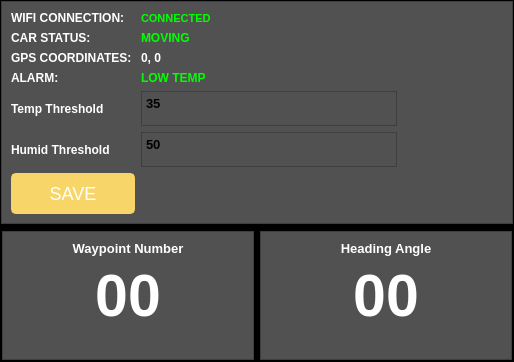
                <widget class="QFrame" name="frame_4">
                 <property name="minimumSize">
                  <size>
                   <width>100</width>
                   <height>0</height>
                  </size>
                 </property>
                 <property name="styleSheet">
                  <string notr="true">background-color: rgb(0,0, 0)</string>
                 </property>
                 <property name="frameShape">
                  <enum>QFrame::StyledPanel</enum>
                 </property>
                 <property name="frameShadow">
                  <enum>QFrame::Raised</enum>
                 </property>
                 <layout class="QVBoxLayout" name="verticalLayout_2">
                  <property name="leftMargin">
                   <number>0</number>
                  </property>
                  <property name="topMargin">
                   <number>0</number>
                  </property>
                  <property name="rightMargin">
                   <number>0</number>
                  </property>
                  <property name="bottomMargin">
                   <number>0</number>
                  </property>
                  <item>
                   <widget class="QFrame" name="frame_12">
                    <property name="styleSheet">
                     <string notr="true">background-color: rgba(81,81,81,255)
</string>
                    </property>
                    <property name="frameShape">
                     <enum>QFrame::StyledPanel</enum>
                    </property>
                    <property name="frameShadow">
                     <enum>QFrame::Raised</enum>
                    </property>
                    <layout class="QGridLayout" name="gridLayout_7">
                     <item row="6" column="0">
                      <widget class="QPushButton" name="pushButton_6">
                       <property name="styleSheet">
                        <string notr="true">QPushButton {
    background-color: #f8d568;
    border: 2px solid #f8d568;
    color: white;
    font-size: 18px;
    padding: 8px 16px;
    border-radius: 5px;
}

QPushButton:hover {
    background-color: #ffe06b;
    border: 2px solid #ffe06b;
    color: black;
}

QPushButton:pressed {
    background-color: #ffc107;
    border: 2px solid #ffc107;
    color: white;
    padding-top: 10px;
    padding-bottom: 6px;
}</string>
                       </property>
                       <property name="text">
                        <string>SAVE</string>
                       </property>
                      </widget>
                     </item>
                     <item row="6" column="1">
                      <widget class="QLabel" name="label_60">
                       <property name="minimumSize">
                        <size>
                         <width>100</width>
                         <height>0</height>
                        </size>
                       </property>
                       <property name="font">
                        <font>
                         <weight>75</weight>
                         <bold>true</bold>
                        </font>
                       </property>
                       <property name="styleSheet">
                        <string notr="true">color:rgb(255, 255, 255)</string>
                       </property>
                       <property name="text">
                        <string/>
                       </property>
                      </widget>
                     </item>
                     <item row="4" column="0">
                      <widget class="QLabel" name="label_58">
                       <property name="font">
                        <font>
                         <weight>75</weight>
                         <bold>true</bold>
                        </font>
                       </property>
                       <property name="styleSheet">
                        <string notr="true">color:rgb(255, 255, 255)</string>
                       </property>
                       <property name="text">
                        <string>Temp Threshold</string>
                       </property>
                      </widget>
                     </item>
                     <item row="5" column="0">
                      <widget class="QLabel" name="label_59">
                       <property name="font">
                        <font>
                         <weight>75</weight>
                         <bold>true</bold>
                        </font>
                       </property>
                       <property name="styleSheet">
                        <string notr="true">color:rgb(255, 255, 255)</string>
                       </property>
                       <property name="text">
                        <string>Humid Threshold</string>
                       </property>
                      </widget>
                     </item>
                     <item row="2" column="1">
                      <widget class="QLabel" name="label_40">
                       <property name="font">
                        <font>
                         <weight>75</weight>
                         <bold>true</bold>
                        </font>
                       </property>
                       <property name="styleSheet">
                        <string notr="true">color:rgb(255, 255, 255)</string>
                       </property>
                       <property name="text">
                        <string>0, 0</string>
                       </property>
                      </widget>
                     </item>
                     <item row="0" column="0" alignment="Qt::AlignLeft|Qt::AlignVCenter">
                      <widget class="QLabel" name="label_23">
                       <property name="font">
                        <font>
                         <weight>75</weight>
                         <bold>true</bold>
                        </font>
                       </property>
                       <property name="styleSheet">
                        <string notr="true">color:rgb(255, 255, 255);</string>
                       </property>
                       <property name="text">
                        <string>WIFI CONNECTION: </string>
                       </property>
                      </widget>
                     </item>
                     <item row="1" column="0" alignment="Qt::AlignLeft">
                      <widget class="QLabel" name="label_24">
                       <property name="font">
                        <font>
                         <weight>75</weight>
                         <bold>true</bold>
                        </font>
                       </property>
                       <property name="styleSheet">
                        <string notr="true">color:rgb(255, 255, 255)</string>
                       </property>
                       <property name="text">
                        <string>CAR STATUS: </string>
                       </property>
                      </widget>
                     </item>
                     <item row="0" column="1" alignment="Qt::AlignLeft">
                      <widget class="QLabel" name="label_38">
                       <property name="font">
                        <font>
                         <family>MS Shell Dlg 2</family>
                         <pointsize>8</pointsize>
                         <weight>75</weight>
                         <italic>false</italic>
                         <bold>true</bold>
                        </font>
                       </property>
                       <property name="styleSheet">
                        <string notr="true">color: rgb(0, 255, 0);</string>
                       </property>
                       <property name="text">
                        <string>CONNECTED</string>
                       </property>
                      </widget>
                     </item>
                     <item row="2" column="0" alignment="Qt::AlignLeft">
                      <widget class="QLabel" name="label_25">
                       <property name="font">
                        <font>
                         <weight>75</weight>
                         <bold>true</bold>
                        </font>
                       </property>
                       <property name="styleSheet">
                        <string notr="true">color:rgb(255, 255, 255)</string>
                       </property>
                       <property name="text">
                        <string>GPS COORDINATES: </string>
                       </property>
                      </widget>
                     </item>
                     <item row="1" column="1">
                      <widget class="QLabel" name="label_39">
                       <property name="font">
                        <font>
                         <weight>75</weight>
                         <bold>true</bold>
                        </font>
                       </property>
                       <property name="styleSheet">
                        <string notr="true">color:rgb(0, 255, 0)</string>
                       </property>
                       <property name="text">
                        <string>MOVING</string>
                       </property>
                      </widget>
                     </item>
                     <item row="3" column="0">
                      <widget class="QLabel" name="label_56">
                       <property name="font">
                        <font>
                         <weight>75</weight>
                         <bold>true</bold>
                        </font>
                       </property>
                       <property name="styleSheet">
                        <string notr="true">color:rgb(255, 255, 255)</string>
                       </property>
                       <property name="text">
                        <string>ALARM: </string>
                       </property>
                      </widget>
                     </item>
                     <item row="3" column="1">
                      <widget class="QLabel" name="label_57">
                       <property name="font">
                        <font>
                         <weight>75</weight>
                         <bold>true</bold>
                        </font>
                       </property>
                       <property name="styleSheet">
                        <string notr="true">color:rgb(0, 255, 0)</string>
                       </property>
                       <property name="text">
                        <string>LOW TEMP</string>
                       </property>
                      </widget>
                     </item>
                     <item row="4" column="1">
                      <widget class="QTextEdit" name="textEdit_2">
                       <property name="maximumSize">
                        <size>
                         <width>16777215</width>
                         <height>35</height>
                        </size>
                       </property>
                       <property name="font">
                        <font>
                         <pointsize>10</pointsize>
                         <weight>75</weight>
                         <bold>true</bold>
                        </font>
                       </property>
                       <property name="styleSheet">
                        <string notr="true">color:rgb(0, 0, 0);</string>
                       </property>
                       <property name="html">
                        <string>&lt;!DOCTYPE HTML PUBLIC &quot;-//W3C//DTD HTML 4.0//EN&quot; &quot;http://www.w3.org/TR/REC-html40/strict.dtd&quot;&gt;
&lt;html&gt;&lt;head&gt;&lt;meta name=&quot;qrichtext&quot; content=&quot;1&quot; /&gt;&lt;style type=&quot;text/css&quot;&gt;
p, li { white-space: pre-wrap; }
&lt;/style&gt;&lt;/head&gt;&lt;body style=&quot; font-family:'MS Shell Dlg 2'; font-size:10pt; font-weight:600; font-style:normal;&quot;&gt;
&lt;p style=&quot; margin-top:0px; margin-bottom:0px; margin-left:0px; margin-right:0px; -qt-block-indent:0; text-indent:0px;&quot;&gt;35&lt;/p&gt;&lt;/body&gt;&lt;/html&gt;</string>
                       </property>
                      </widget>
                     </item>
                     <item row="5" column="1">
                      <widget class="QTextEdit" name="textEdit_3">
                       <property name="maximumSize">
                        <size>
                         <width>16777215</width>
                         <height>35</height>
                        </size>
                       </property>
                       <property name="styleSheet">
                        <string notr="true">color:rgb(0, 0, 0);</string>
                       </property>
                       <property name="html">
                        <string>&lt;!DOCTYPE HTML PUBLIC &quot;-//W3C//DTD HTML 4.0//EN&quot; &quot;http://www.w3.org/TR/REC-html40/strict.dtd&quot;&gt;
&lt;html&gt;&lt;head&gt;&lt;meta name=&quot;qrichtext&quot; content=&quot;1&quot; /&gt;&lt;style type=&quot;text/css&quot;&gt;
p, li { white-space: pre-wrap; }
&lt;/style&gt;&lt;/head&gt;&lt;body style=&quot; font-family:'MS Shell Dlg 2'; font-size:7.8pt; font-weight:400; font-style:normal;&quot;&gt;
&lt;p style=&quot; margin-top:0px; margin-bottom:0px; margin-left:0px; margin-right:0px; -qt-block-indent:0; text-indent:0px;&quot;&gt;&lt;span style=&quot; font-size:10pt; font-weight:600;&quot;&gt;50&lt;/span&gt;&lt;/p&gt;&lt;/body&gt;&lt;/html&gt;</string>
                       </property>
                      </widget>
                     </item>
                     <item row="5" column="2">
                      <widget class="QLabel" name="label_61">
                       <property name="minimumSize">
                        <size>
                         <width>100</width>
                         <height>0</height>
                        </size>
                       </property>
                       <property name="font">
                        <font>
                         <weight>75</weight>
                         <bold>true</bold>
                        </font>
                       </property>
                       <property name="styleSheet">
                        <string notr="true">color:rgb(255, 255, 255)</string>
                       </property>
                       <property name="text">
                        <string/>
                       </property>
                      </widget>
                     </item>
                    </layout>
                   </widget>
                  </item>
                  <item>
                   <widget class="QFrame" name="frame_11">
                    <property name="styleSheet">
                     <string notr="true">background-color: rgb(0, 0, 0)</string>
                    </property>
                    <property name="frameShape">
                     <enum>QFrame::StyledPanel</enum>
                    </property>
                    <property name="frameShadow">
                     <enum>QFrame::Raised</enum>
                    </property>
                    <layout class="QHBoxLayout" name="horizontalLayout_3">
                     <property name="leftMargin">
                      <number>0</number>
                     </property>
                     <property name="topMargin">
                      <number>0</number>
                     </property>
                     <property name="rightMargin">
                      <number>0</number>
                     </property>
                     <property name="bottomMargin">
                      <number>0</number>
                     </property>
                     <item>
                      <widget class="QFrame" name="frame_14">
                       <property name="styleSheet">
                        <string notr="true">background-color: rgba(81,81,81,255)
</string>
                       </property>
                       <property name="frameShape">
                        <enum>QFrame::StyledPanel</enum>
                       </property>
                       <property name="frameShadow">
                        <enum>QFrame::Raised</enum>
                       </property>
                       <layout class="QGridLayout" name="gridLayout_8">
                        <item row="0" column="0">
                         <widget class="QLabel" name="label_41">
                          <property name="font">
                           <font>
                            <pointsize>10</pointsize>
                            <weight>75</weight>
                            <bold>true</bold>
                           </font>
                          </property>
                          <property name="styleSheet">
                           <string notr="true">color:rgb(255, 255, 255)</string>
                          </property>
                          <property name="text">
                           <string>Waypoint Number</string>
                          </property>
                          <property name="alignment">
                           <set>Qt::AlignCenter</set>
                          </property>
                         </widget>
                        </item>
                        <item row="1" column="0">
                         <widget class="QLabel" name="label_42">
                          <property name="font">
                           <font>
                            <pointsize>44</pointsize>
                            <weight>75</weight>
                            <bold>true</bold>
                           </font>
                          </property>
                          <property name="layoutDirection">
                           <enum>Qt::LeftToRight</enum>
                          </property>
                          <property name="styleSheet">
                           <string notr="true">color:rgba(255,255,255,255)
</string>
                          </property>
                          <property name="text">
                           <string>00</string>
                          </property>
                          <property name="alignment">
                           <set>Qt::AlignCenter</set>
                          </property>
                         </widget>
                        </item>
                        <item row="2" column="0">
                         <widget class="QLabel" name="label_48">
                          <property name="font">
                           <font>
                            <pointsize>10</pointsize>
                            <weight>75</weight>
                            <bold>true</bold>
                           </font>
                          </property>
                          <property name="styleSheet">
                           <string notr="true">color:rgb(255, 255, 255)</string>
                          </property>
                          <property name="text">
                           <string/>
                          </property>
                          <property name="alignment">
                           <set>Qt::AlignCenter</set>
                          </property>
                         </widget>
                        </item>
                       </layout>
                      </widget>
                     </item>
                     <item>
                      <widget class="QFrame" name="frame_13">
                       <property name="styleSheet">
                        <string notr="true">background-color: rgba(81,81,81,255)
</string>
                       </property>
                       <property name="frameShape">
                        <enum>QFrame::StyledPanel</enum>
                       </property>
                       <property name="frameShadow">
                        <enum>QFrame::Raised</enum>
                       </property>
                       <layout class="QGridLayout" name="gridLayout_13">
                        <item row="2" column="0">
                         <widget class="QLabel" name="label_54">
                          <property name="font">
                           <font>
                            <pointsize>10</pointsize>
                            <weight>75</weight>
                            <bold>true</bold>
                           </font>
                          </property>
                          <property name="styleSheet">
                           <string notr="true">color:rgb(255, 255, 255)</string>
                          </property>
                          <property name="text">
                           <string/>
                          </property>
                          <property name="alignment">
                           <set>Qt::AlignCenter</set>
                          </property>
                         </widget>
                        </item>
                        <item row="0" column="0">
                         <widget class="QLabel" name="label_53">
                          <property name="font">
                           <font>
                            <pointsize>10</pointsize>
                            <weight>75</weight>
                            <bold>true</bold>
                           </font>
                          </property>
                          <property name="styleSheet">
                           <string notr="true">color:rgb(255, 255, 255)</string>
                          </property>
                          <property name="text">
                           <string>Heading Angle</string>
                          </property>
                          <property name="alignment">
                           <set>Qt::AlignCenter</set>
                          </property>
                         </widget>
                        </item>
                        <item row="1" column="0">
                         <widget class="QLabel" name="label_52">
                          <property name="font">
                           <font>
                            <pointsize>44</pointsize>
                            <weight>75</weight>
                            <bold>true</bold>
                           </font>
                          </property>
                          <property name="layoutDirection">
                           <enum>Qt::LeftToRight</enum>
                          </property>
                          <property name="styleSheet">
                           <string notr="true">color:rgba(255,255,255,255)
</string>
                          </property>
                          <property name="text">
                           <string>00</string>
                          </property>
                          <property name="alignment">
                           <set>Qt::AlignCenter</set>
                          </property>
                         </widget>
                        </item>
                       </layout>
                      </widget>
                     </item>
                    </layout>
                   </widget>
                  </item>
                 </layout>
                </widget>
